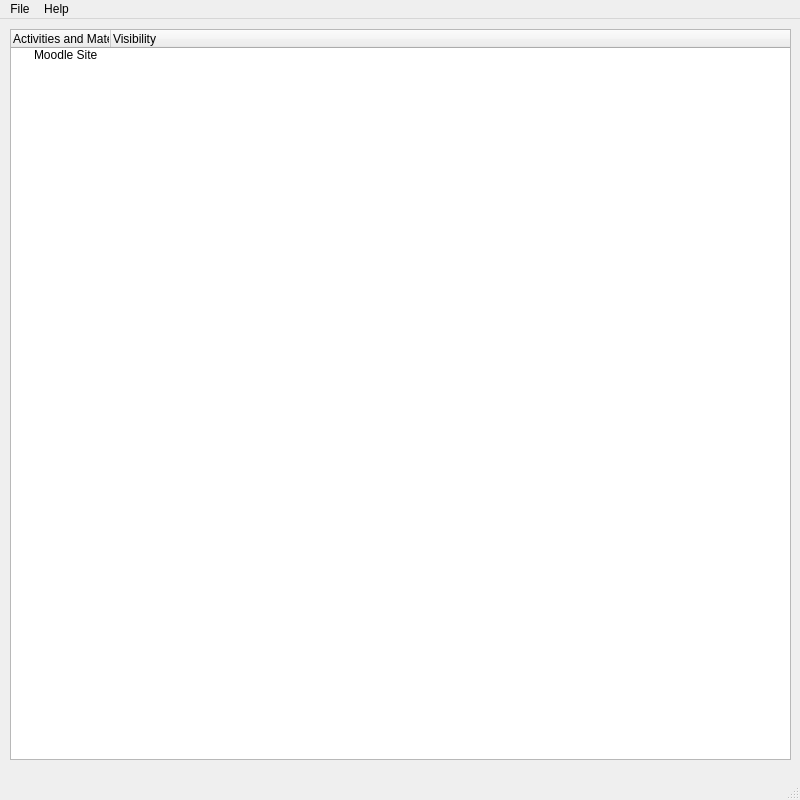
<?xml version="1.0" encoding="UTF-8"?>
<ui version="4.0">
 <class>MainWindow</class>
 <widget class="QMainWindow" name="MainWindow">
  <property name="geometry">
   <rect>
    <x>0</x>
    <y>0</y>
    <width>800</width>
    <height>800</height>
   </rect>
  </property>
  <property name="minimumSize">
   <size>
    <width>800</width>
    <height>800</height>
   </size>
  </property>
  <property name="windowTitle">
   <string>MoodleEditor</string>
  </property>
  <widget class="QWidget" name="centralwidget">
   <widget class="QTreeWidget" name="moodleItemsTreeWidget">
    <property name="geometry">
     <rect>
      <x>10</x>
      <y>10</y>
      <width>781</width>
      <height>731</height>
     </rect>
    </property>
    <column>
     <property name="text">
      <string>Activities and Materials</string>
     </property>
    </column>
    <column>
     <property name="text">
      <string>Visibility</string>
     </property>
    </column>
    <item>
     <property name="text">
      <string>Moodle Site</string>
     </property>
     <property name="flags">
      <set>ItemIsSelectable|ItemIsEnabled</set>
     </property>
    </item>
   </widget>
  </widget>
  <widget class="QMenuBar" name="menubar">
   <property name="geometry">
    <rect>
     <x>0</x>
     <y>0</y>
     <width>800</width>
     <height>28</height>
    </rect>
   </property>
   <widget class="QMenu" name="menuDatei">
    <property name="title">
     <string>File</string>
    </property>
    <addaction name="actionSet_Site"/>
    <addaction name="actionSettings"/>
    <addaction name="actionQuit"/>
   </widget>
   <widget class="QMenu" name="menuHelp">
    <property name="title">
     <string>Help</string>
    </property>
    <addaction name="actionInfo"/>
   </widget>
   <addaction name="menuDatei"/>
   <addaction name="menuHelp"/>
  </widget>
  <widget class="QStatusBar" name="statusbar"/>
  <action name="actionSettings">
   <property name="enabled">
    <bool>false</bool>
   </property>
   <property name="text">
    <string>Settings</string>
   </property>
   <property name="shortcut">
    <string>Ctrl+O</string>
   </property>
  </action>
  <action name="actionInfo">
   <property name="text">
    <string>Info</string>
   </property>
   <property name="shortcut">
    <string>Ctrl+H</string>
   </property>
  </action>
  <action name="actionQuit">
   <property name="text">
    <string>Quit</string>
   </property>
   <property name="shortcut">
    <string>Ctrl+Q</string>
   </property>
  </action>
  <action name="actionSet_Site">
   <property name="text">
    <string>Set Site...</string>
   </property>
   <property name="shortcut">
    <string>Ctrl+S</string>
   </property>
  </action>
 </widget>
 <resources/>
 <connections>
  <connection>
   <sender>actionQuit</sender>
   <signal>triggered()</signal>
   <receiver>MainWindow</receiver>
   <slot>close()</slot>
   <hints>
    <hint type="sourcelabel">
     <x>-1</x>
     <y>-1</y>
    </hint>
    <hint type="destinationlabel">
     <x>399</x>
     <y>299</y>
    </hint>
   </hints>
  </connection>
 </connections>
</ui>
